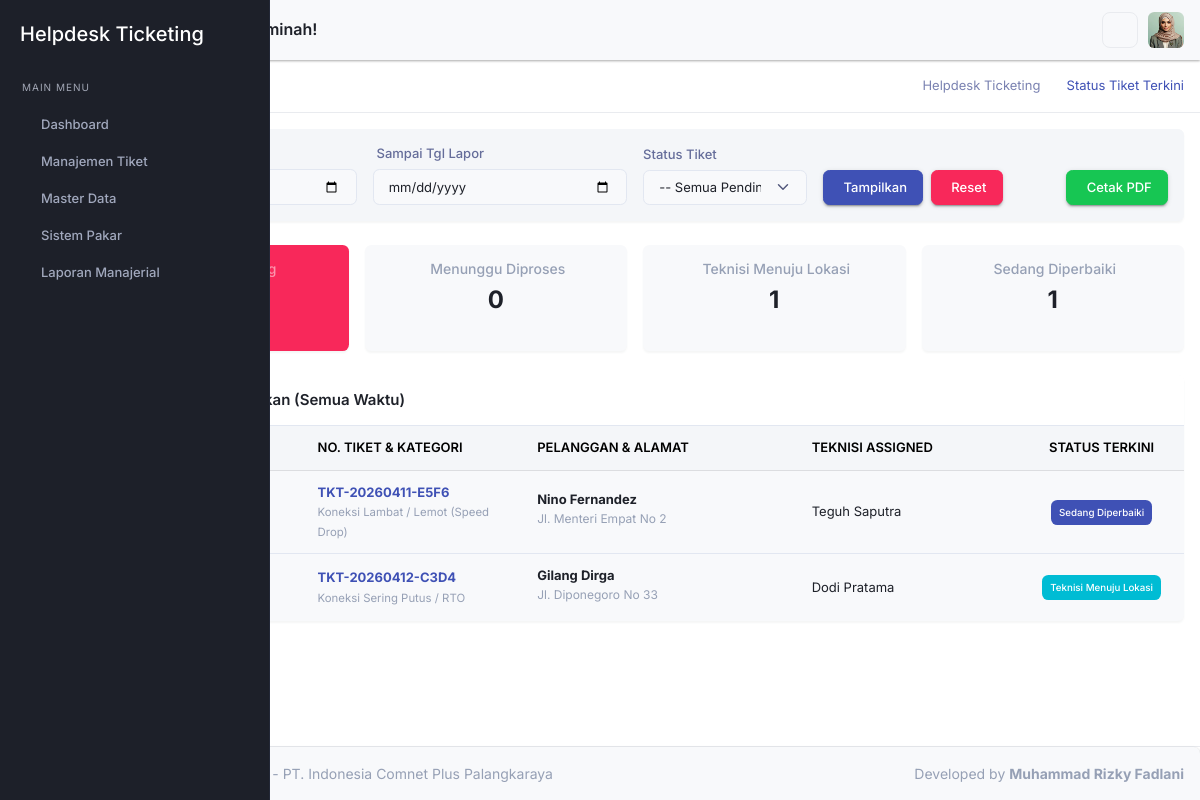
The app's page /admin/index.php?page=lap_tiket_terkini (signed in) with its own data.
### tables this page shows
CREATE TABLE `pengaturan` (
  `id_pengaturan` int(11) NOT NULL,
  `nama_aplikasi` varchar(100) NOT NULL DEFAULT 'yHelpdesk Ticketing',
  `nama_instansi` varchar(150) NOT NULL DEFAULT 'PT. ICON+',
  `telp_instansi` varchar(20) NOT NULL,
  `email_instansi` varchar(100) NOT NULL,
  `alamat_instansi` text NOT NULL,
  `nama_pimpinan` varchar(100) NOT NULL,
  `background_login` varchar(255) DEFAULT NULL,
  `nama_dev` varchar(100) NOT NULL,
  `npm_dev` varchar(30) NOT NULL,
  `updated_at` timestamp NOT NULL DEFAULT current_timestamp() ON UPDATE current_timestamp()
);

CREATE TABLE `tiket` (
  `id_tiket` int(11) NOT NULL,
  `no_tiket` varchar(30) NOT NULL,
  `id_pelanggan` int(11) NOT NULL,
  `id_kategori` int(11) NOT NULL,
  `id_karyawan_teknisi` int(11) DEFAULT NULL COMMENT 'Relasi ke karyawan dengan jabatan Teknisi',
  `tgl_lapor` datetime DEFAULT current_timestamp(),
  `keluhan_detail` text NOT NULL,
  `status_tiket` enum('Menunggu Diproses','Teknisi Menuju Lokasi','Sedang Diperbaiki','Selesai','Dibatalkan') DEFAULT 'Menunggu Diproses',
  `catatan_teknisi` text DEFAULT NULL,
  `tgl_selesai` datetime DEFAULT NULL
);

CREATE TABLE `kategori_gangguan` (
  `id_kategori` int(11) NOT NULL,
  `nama_kategori` varchar(100) NOT NULL,
  `SLA_jam` int(11) DEFAULT NULL COMMENT 'Service Level Agreement dalam hitungan Jam'
);

CREATE TABLE `pelanggan` (
  `id_pelanggan` int(11) NOT NULL,
  `no_langganan` varchar(30) NOT NULL,
  `nik_ktp` varchar(20) NOT NULL,
  `nama_pelanggan` varchar(100) NOT NULL,
  `jenis_kelamin` enum('Laki-laki','Perempuan') NOT NULL,
  `no_whatsapp` varchar(15) NOT NULL,
  `email` varchar(100) DEFAULT NULL,
  `alamat_pemasangan` text NOT NULL,
  `titik_koordinat_maps` varchar(100) DEFAULT NULL COMMENT 'Format: Latitude, Longitude',
  `id_paket` int(11) NOT NULL,
  `id_area` int(11) NOT NULL,
  `status_pelanggan` enum('Aktif','Isolir','Cabut') DEFAULT 'Aktif',
  `tgl_pemasangan` date NOT NULL,
  `created_at` timestamp NOT NULL DEFAULT current_timestamp()
);

CREATE TABLE `karyawan` (
  `id_karyawan` int(11) NOT NULL,
  `nip_karyawan` varchar(30) NOT NULL,
  `nama_karyawan` varchar(100) NOT NULL,
  `jenis_kelamin` enum('Laki-laki','Perempuan') NOT NULL,
  `alamat` text NOT NULL,
  `no_whatsapp` varchar(15) NOT NULL,
  `email` varchar(100) DEFAULT NULL,
  `foto_profil` varchar(255) DEFAULT 'default_profil.png',
  `id_jabatan` int(11) NOT NULL,
  `status_ketersediaan` enum('Ready','Bertugas','Off') DEFAULT 'Ready' COMMENT 'Khusus untuk jabatan Teknisi',
  `created_at` timestamp NOT NULL DEFAULT current_timestamp()
);

### admin/pages/lap_tiket_terkini.php (the view, shortened to what the rows shown need)
<?php
$sql_filter = "WHERE t.status_tiket IN ('Menunggu Diproses', 'Teknisi Menuju Lokasi', 'Sedang Diperbaiki')";
$q_terkini = query($koneksi, "
    SELECT t.no_tiket, t.tgl_lapor, t.status_tiket, t.keluhan_detail,
           p.nama_pelanggan, p.alamat_pemasangan,
           kg.nama_kategori, k.nama_karyawan as teknisi
    FROM tiket t
    JOIN pelanggan p ON t.id_pelanggan = p.id_pelanggan
    JOIN kategori_gangguan kg ON t.id_kategori = kg.id_kategori
    LEFT JOIN karyawan k ON t.id_karyawan_teknisi = k.id_karyawan
    $sql_filter
    ORDER BY t.tgl_lapor ASC
");
$data_tabel = [];
$tot_menunggu = 0; $tot_menuju = 0; $tot_diperbaiki = 0;
while ($row = mysqli_fetch_assoc($q_terkini)) {
    if ($row['status_tiket'] == 'Teknisi Menuju Lokasi') $tot_menuju++;
    if ($row['status_tiket'] == 'Sedang Diperbaiki') $tot_diperbaiki++;
    $data_tabel[] = $row;
}
$grand_total = $tot_menunggu + $tot_menuju + $tot_diperbaiki;
?>
<div class="row">
    <div class="col-12">
        <div class="row mb-4">
            <div class="col-md-3">
                <div class="card shadow-sm bg-danger text-white h-100">
                    <div class="card-body text-center">
                        <h2 class="mb-0 fw-bold"><?= $grand_total; ?> <small class="fs-12 fw-normal">Tiket</small></h2>
                    </div>
                </div>
            </div>
        </div>
        <div class="card shadow-sm">
            <div class="card-body p-0">
                <div class="table-responsive">
                    <table class="table table-hover align-middle mb-0">
                        <thead class="table-light">
                            <tr>
                                <th width="5%" class="text-center px-3">No</th>
                                <th width="15%">Waktu Lapor</th>
                                <th width="20%">No. Tiket & Kategori</th>
                                <th width="25%">Pelanggan & Alamat</th>
                                <th width="20%">Teknisi Assigned</th>
                                <th width="15%" class="text-center">Status Terkini</th>
                            </tr>
                        </thead>
                        <tbody>
                            <?php if (count($data_tabel) > 0): ?>
                            <?php $no = 1; foreach ($data_tabel as $tabel):
                                    $badge = 'bg-warning text-dark';
                                    if($tabel['status_tiket'] == 'Teknisi Menuju Lokasi') $badge = 'bg-info text-white';
                                    if($tabel['status_tiket'] == 'Sedang Diperbaiki') $badge = 'bg-primary text-white';
                                    $nama_teknisi = $tabel['teknisi'] ? htmlspecialchars($tabel['teknisi']) : '<i class="text-muted">Belum Ditugaskan</i>';
                                ?>
                            <tr>
                                <td class="text-center px-3"><?= $no++; ?></td>
                                <td>
                                    <span
                                        class="text-danger fw-bold"><?= date('d M Y', strtotime($tabel['tgl_lapor'])); ?></span><br>
                                    <small class="text-muted"><?= date('H:i', strtotime($tabel['tgl_lapor'])); ?>
                                        WIB</small>
                                </td>
                                <td>
                                    <span
                                        class="fw-bold text-primary"><?= htmlspecialchars($tabel['no_tiket']); ?></span><br>
                                    <small class="text-muted"><?= htmlspecialchars($tabel['nama_kategori']); ?></small>
                                </td>
                                <td>
                                    <strong><?= htmlspecialchars($tabel['nama_pelanggan']); ?></strong><br>
                                    <span class="d-inline-block text-truncate text-muted fs-12"
                                        style="max-width: 200px;">
                                        <?= htmlspecialchars($tabel['alamat_pemasangan']); ?>
                                    </span>
                                </td>
                                <td><?= $nama_teknisi; ?></td>
                                <td class="text-center">
                                    <span class="badge <?= $badge; ?> p-2"><?= $tabel['status_tiket']; ?></span>
                                </td>
                            </tr>
                            <?php endforeach; ?>
                            <?php endif; ?>
                        </tbody>
                    </table>
                </div>
            </div>
        </div>
    </div>
</div>

### admin/layout/sidebar.php (shortened to what the rows shown need)
<div class="startbar d-print-none">
    <div class="brand">
        <a href="index.php" class="logo">
            <span class="">
                <h4 class="text-white mt-3"><?= htmlspecialchars($pengaturan['nama_aplikasi']); ?></h4>
            </span>
        </a>
    </div>
</div>

### admin/index.php (shortened to what the rows shown need)
<?php
require_once 'inc/koneksi.php';
require_once 'inc/helper.php';
$page = isset($_GET['page']) ? sanitize($koneksi, $_GET['page']) : 'dashboard';
$q_pengaturan = query($koneksi, "SELECT * FROM pengaturan LIMIT 1");
$pengaturan = mysqli_fetch_assoc($q_pengaturan);
include 'layout/header.php';
include 'layout/sidebar.php';
?>
<div class="page-title-box">
    <div class="container-fluid">
        <div class="row gap-0">
            <div class="col-sm-12">
                <div class="page-title-content d-sm-flex justify-content-sm-between align-items-center">
                    <div class="">
                        <ol class="breadcrumb mb-0">
                            <li class="breadcrumb-item"><a
                                    href="index.php"><?= htmlspecialchars($pengaturan['nama_aplikasi']); ?></a></li>
                        </ol>
                    </div>
                </div>
            </div>
        </div>
    </div>
</div>
<div class="page-wrapper">
    <div class="page-content">
        <div class="container-fluid">
            <?php
            if (file_exists("pages/$page.php")) {
                include "pages/$page.php";
            }
            ?>
        </div>
        <?php include 'layout/footer.php'; ?>

### admin/layout/footer.php (shortened to what the rows shown need)
<footer class="footer text-center text-sm-start d-print-none">
    <div class="container-fluid">
        <div class="row">
            <div class="col-12 px-0">
                <div class="card mb-0 rounded-bottom-0 border-0">
                    <div class="card-body">
                        <p class="text-muted mb-0">
                            <?= htmlspecialchars($pengaturan['nama_aplikasi']); ?> -
                            <?= htmlspecialchars($pengaturan['nama_instansi']); ?>
                            <span class="text-muted d-none d-sm-inline-block float-end">
                                Developed by
                                <strong><?= htmlspecialchars($pengaturan['nama_dev']); ?></strong>
                            </span>
                        </p>
                    </div>
                </div>
            </div>
        </div>
    </div>
</footer>
</div>
</div>
</body>
</html>

### records on screen
pengaturan: nama_aplikasi "Helpdesk Ticketing", nama_instansi "PT. Indonesia Comnet Plus Palangkaraya", nama_dev "Muhammad Rizky Fadlani"
tiket: no_tiket "TKT-20260411-E5F6", id_kategori.nama_kategori "Koneksi Lambat / Lemot (Speed Drop)", id_pelanggan.nama_pelanggan "Nino Fernandez", id_pelanggan.alamat_pemasangan "Jl. Menteri Empat No 2", id_karyawan_teknisi.nama_karyawan "Teguh Saputra", status_tiket "Sedang Diperbaiki"
tiket: no_tiket "TKT-20260412-C3D4", id_kategori.nama_kategori "Koneksi Sering Putus / RTO", id_pelanggan.nama_pelanggan "Gilang Dirga", id_pelanggan.alamat_pemasangan "Jl. Diponegoro No 33", id_karyawan_teknisi.nama_karyawan "Dodi Pratama", status_tiket "Teknisi Menuju Lokasi"

### other values on screen
$judul_aktif "Status Tiket Terkini"
$tot_menunggu "0"
$tot_menuju "1"
$tot_diperbaiki "1"
$subtitle_laporan "Semua Waktu"
